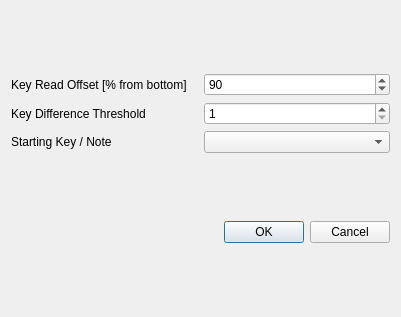
<?xml version="1.0" encoding="UTF-8"?>
<ui version="4.0">
 <class>AdvancedOptions</class>
 <widget class="QDialog" name="AdvancedOptions">
  <property name="geometry">
   <rect>
    <x>0</x>
    <y>0</y>
    <width>401</width>
    <height>317</height>
   </rect>
  </property>
  <property name="windowTitle">
   <string>Advanced Options</string>
  </property>
  <layout class="QVBoxLayout" name="verticalLayout_2">
   <item>
    <layout class="QVBoxLayout" name="verticalLayout_3">
     <item>
      <layout class="QGridLayout" name="gridLayout">
       <property name="leftMargin">
        <number>0</number>
       </property>
       <item row="0" column="0">
        <widget class="QLabel" name="keyOffsetLabel">
         <property name="text">
          <string>Key Read Offset [% from bottom]</string>
         </property>
        </widget>
       </item>
       <item row="1" column="1">
        <widget class="QSpinBox" name="keyDifferenceThresholdSpinBox">
         <property name="minimum">
          <number>1</number>
         </property>
         <property name="maximum">
          <number>244</number>
         </property>
        </widget>
       </item>
       <item row="0" column="1">
        <widget class="QSpinBox" name="keyOffsetSpinBox">
         <property name="sizePolicy">
          <sizepolicy hsizetype="Minimum" vsizetype="Fixed">
           <horstretch>0</horstretch>
           <verstretch>0</verstretch>
          </sizepolicy>
         </property>
         <property name="wrapping">
          <bool>false</bool>
         </property>
         <property name="maximum">
          <number>100</number>
         </property>
         <property name="value">
          <number>90</number>
         </property>
        </widget>
       </item>
       <item row="1" column="0">
        <widget class="QLabel" name="keyDifferenceThresholdLabel">
         <property name="text">
          <string>Key Difference Threshold</string>
         </property>
        </widget>
       </item>
      </layout>
     </item>
     <item>
      <layout class="QGridLayout" name="gridLayout_2">
       <item row="0" column="0">
        <widget class="QLabel" name="startingKeyNoteLabel">
         <property name="text">
          <string>Starting Key / Note</string>
         </property>
        </widget>
       </item>
       <item row="0" column="1">
        <widget class="QComboBox" name="startingKeyNoteComboBox">
         <property name="sizePolicy">
          <sizepolicy hsizetype="Minimum" vsizetype="Fixed">
           <horstretch>0</horstretch>
           <verstretch>0</verstretch>
          </sizepolicy>
         </property>
        </widget>
       </item>
      </layout>
     </item>
    </layout>
   </item>
   <item>
    <widget class="QDialogButtonBox" name="buttonBox">
     <property name="orientation">
      <enum>Qt::Horizontal</enum>
     </property>
     <property name="standardButtons">
      <set>QDialogButtonBox::Cancel|QDialogButtonBox::Ok</set>
     </property>
    </widget>
   </item>
  </layout>
 </widget>
 <resources/>
 <connections>
  <connection>
   <sender>buttonBox</sender>
   <signal>accepted()</signal>
   <receiver>AdvancedOptions</receiver>
   <slot>accept()</slot>
   <hints>
    <hint type="sourcelabel">
     <x>248</x>
     <y>254</y>
    </hint>
    <hint type="destinationlabel">
     <x>157</x>
     <y>274</y>
    </hint>
   </hints>
  </connection>
  <connection>
   <sender>buttonBox</sender>
   <signal>rejected()</signal>
   <receiver>AdvancedOptions</receiver>
   <slot>reject()</slot>
   <hints>
    <hint type="sourcelabel">
     <x>316</x>
     <y>260</y>
    </hint>
    <hint type="destinationlabel">
     <x>286</x>
     <y>274</y>
    </hint>
   </hints>
  </connection>
 </connections>
</ui>
